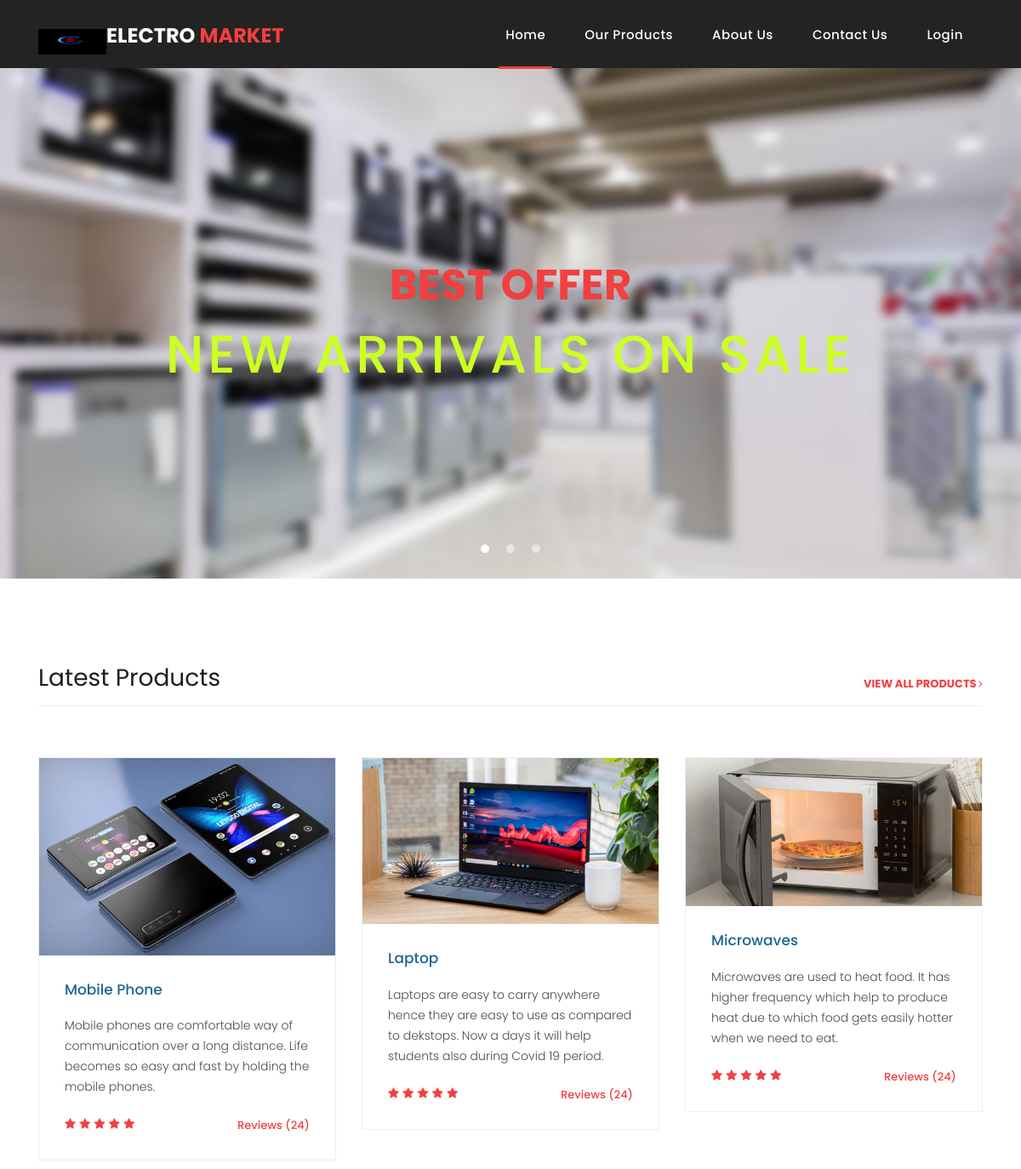
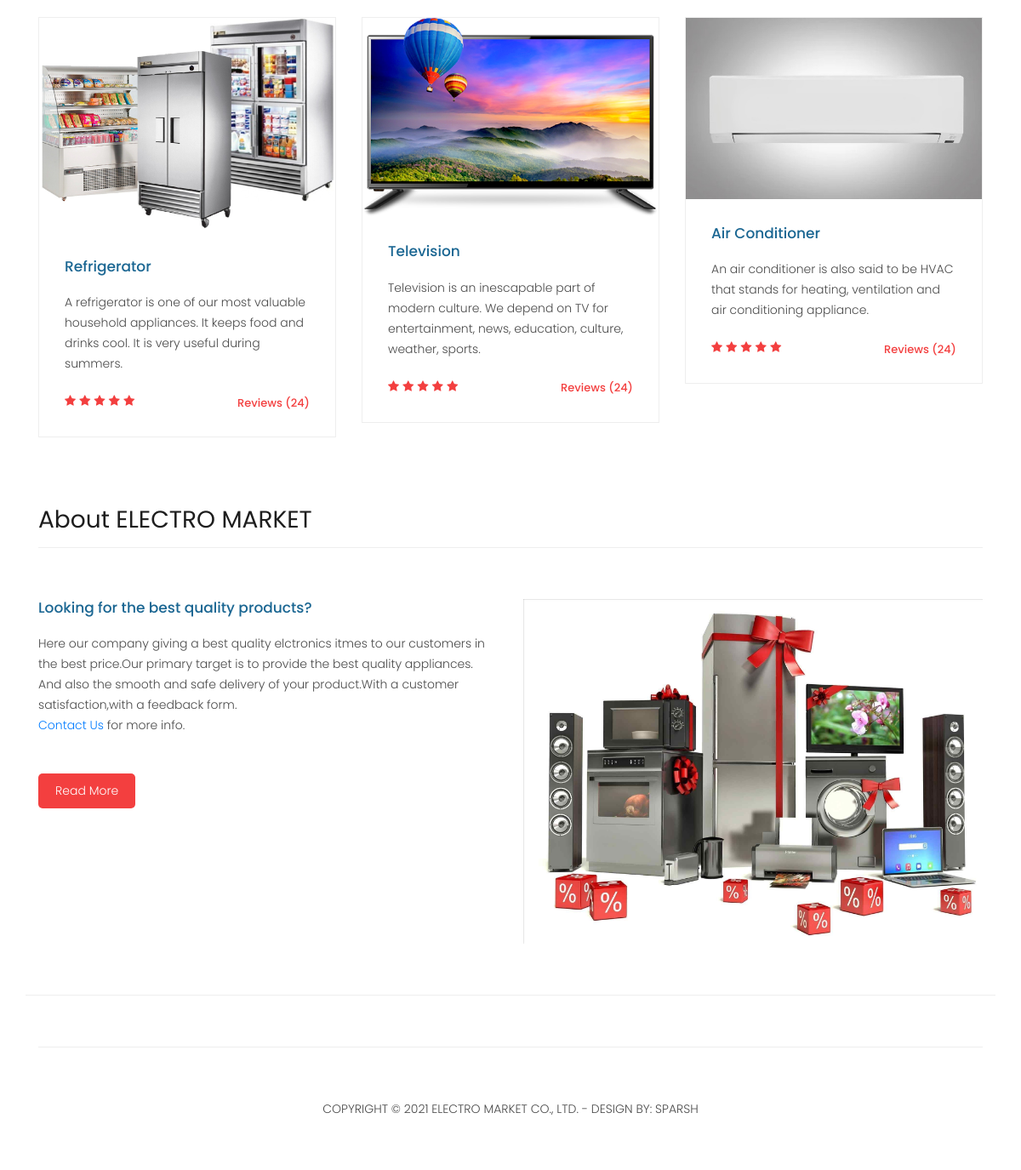
The page / on the database its author committed (2 pictures, top to bottom).
### tables this page shows
CREATE TABLE `product_category` (
 `id` INT(11) NOT NULL,
 `status` INT(11) NOT NULL,
 `last_update` DATETIME NOT NULL,
 `name` VARCHAR(200) NOT NULL,
 `description` VARCHAR(500) NOT NULL,
 `image_url` VARCHAR(200) NOT NULL,
 `type` VARCHAR(60) NOT NULL,
 `update_by` INT(11) NOT NULL,
 `link_url` VARCHAR(100) NOT NULL
);

### index.php (the view, shortened to what this page needs)
<?php
require("db.php");
$sql_query = "select * from `product_category` where `status` = 1";
$prod_cat = array();
$cat_result = $conn->query($sql_query);
if($cat_result->num_rows > 0)
{
	while($row = $cat_result->fetch_assoc())
	{
		$prod_cat[$row['id']] = $row;
	}
}
?>
<!DOCTYPE html>
<html lang="en">
  <head>
    <link href="vendor/bootstrap/css/bootstrap.min.css" rel="stylesheet">
    <link rel="stylesheet" href="assets/css/fontawesome.css">
    <link rel="stylesheet" href="assets/css/templatemo-sixteen.css">
    <link rel="stylesheet" href="assets/css/owl.css">
  </head>
  <body>
    <header class="">
      <nav class="navbar navbar-expand-lg">
        <div class="container">
		<img src="logo.JPG" width="80" height="30">
          <a class="navbar-brand" href="index.php"><h2>ELECTRO <em>MARKET</em></h2></a>
          <div class="collapse navbar-collapse" id="navbarResponsive">
            <ul class="navbar-nav ml-auto">
              <li class="nav-item active">
                <a class="nav-link" href="index.php">Home
                </a>
              </li>
              <li class="nav-item">
                <a class="nav-link" href="products.php">Our Products</a>
              </li>
              <li class="nav-item">
                <a class="nav-link" href="about.php">About Us</a>
              </li>
              <li class="nav-item">
                <a class="nav-link" href="contact.php">Contact Us</a>
              </li>
			   <li class="nav-item">
                <a class="nav-link" href="Login_form\user_login.php">login</a>
              </li>
            </ul>
          </div>
        </div>
      </nav>
    </header>
    <div class="banner header-text">
      <div class="owl-banner owl-carousel">
        <div class="banner-item-01">
          <div class="text-content">
            <h4>Best Offer</h4>
            <h2>New Arrivals On Sale</h2>
          </div>
        </div>
      </div>
    </div>
    <div class="latest-products">
      <div class="container">
        <div class="row">
          <div class="col-md-12">
            <div class="section-heading">
              <h2>Latest Products</h2>
              <a href="products.php">view all products <i class="fa fa-angle-right"></i></a>
            </div>
          </div>
		  <?php
		   if(count($prod_cat) > 0 ) {
			   foreach($prod_cat as $id => $arr){
		  ?>
		  <div class="col-md-4">
            <div class="product-item">
              <a href="<?=$arr['link_url'];?>"><img src="<?=$arr['image_url'];?>" alt=""></a>
              <div class="down-content">
                <a href="<?=$arr['link_url'];?>"><h4><?=$arr['name'];?></h4></a>
				<p><?=$arr['description'];?></p>
                <ul class="stars">
                  <li><i class="fa fa-star"></i></li>
                  <li><i class="fa fa-star"></i></li>
                  <li><i class="fa fa-star"></i></li>
                  <li><i class="fa fa-star"></i></li>
                  <li><i class="fa fa-star"></i></li>
                </ul>
                <span>Reviews (24)</span>
              </div>
            </div>
          </div>
		   <?php } } ?>
        </div>
      </div>
    </div>
    <div class="best-features">
      <div class="container">
        <div class="row">
          <div class="col-md-12">
            <div class="section-heading">
              <h2>About ELECTRO MARKET</h2>
            </div>
          </div>
          <div class="col-md-6">
            <div class="left-content">
              <h4>Looking for the best quality products?</h4>
              <p> Here our company giving a best quality elctronics itmes to our customers in the best price.Our primary target is to provide the best quality appliances. And also the smooth and safe delivery of your product.With a customer satisfaction,with a feedback form.<br><a href="contact.php">Contact Us</a> for more info.</p>
              <a href="about.php" class="filled-button">Read More</a>
            </div>
          </div>
          <div class="col-md-6">
            <div class="right-image">
              <img src="assets/images/feature-image.jpg" alt="">
            </div>
          </div>
        </div>
      </div>
    </div>
    <footer>
      <div class="container">
        <div class="row">
          <div class="col-md-12">
            <div class="inner-content">
              <p>Copyright &copy; 2021 Electro Market Co., Ltd.
            - Design by: Sparsh</p>
            </div>
          </div>
        </div>
      </div>
    </footer>
  </body>
</html>

### assets/css/templatemo-sixteen.css (style rules this page uses)
body { font-family: 'Poppins', sans-serif; overflow-x: hidden; text-rendering: optimizeLegibility; -webkit-font-smoothing: antialiased; -moz-osx-font-smoothing: grayscale; }
p { margin-bottom: 0px; font-size: 14px; font-weight: 300; color: #4a4a4a; line-height: 24px; }
a { text-decoration: none!important; }
ul { padding: 0; margin: 0; list-style: none; }
h1,h2,h3,h4,h5,h6 { margin: 0px; }
a.filled-button { background-color: #f33f3f; color: #fff; font-size: 14px; text-transform: capitalize; font-weight: 300; padding: 10px 20px; border-radius: 5px; display: inline-block; transition: all 0.3s; }
.section-heading { text-align: left; margin-bottom: 60px; border-bottom: 1px solid #eee; }
.section-heading h2 { font-size: 28px; font-weight: 400; color: #1e1e1e; margin-bottom: 15px; }
header { position: absolute; z-index: 99999; width: 100%; height: 80px; background-color: #232323; -webkit-transition: all 0.3s ease-in-out 0s; -moz-transition: all 0.3s ease-in-out 0s; -o-transition: all 0.3s ease-in-out 0s; transition: all 0.3s ease-in-out 0s; }
header .navbar { padding: 17px 0px; }
.navbar .navbar-brand { float: left; margin-top: -12px; outline: none; }
.navbar .navbar-brand h2 { color: #fff; text-transform: uppercase; font-size: 24px; font-weight: 700; -webkit-transition: all .3s ease 0s; -moz-transition: all .3s ease 0s; -o-transition: all .3s ease 0s; transition: all .3s ease 0s; }
.navbar .navbar-brand h2 em { font-style: normal; color: #f33f3f; }
#navbarResponsive { z-index: 999; }
.navbar-collapse { text-align: center; }
.navbar .navbar-nav .nav-item { margin: 0px 15px; }
.navbar .navbar-nav a.nav-link { text-transform: capitalize; font-size: 15px; font-weight: 500; letter-spacing: 0.5px; color: #fff; transition: all 0.5s; margin-top: 5px; }
.navbar .navbar-nav .nav-link:hover, .navbar .navbar-nav .active>.nav-link, .navbar .navbar-nav .nav-link.active, .navbar .navbar-nav .nav-link.show, .navbar .navbar-nav .show>.nav-link { color: #fff; padding-bottom: 25px; border-bottom: 3px solid #f33f3f; }
.banner { position: relative; text-align: center; padding-top: 80px; }
.banner-item-01 { padding: 300px 0px; background-image: url(../images/slide_01.jpg); background-size: cover; background-repeat: no-repeat; background-position: center center; }
.banner .text-content { position: absolute; top: 50%; transform: translateY(-50%); text-align: center; width: 100%; }
.banner .text-content h4 { color: #f33f3f; font-size: 50px; text-transform: uppercase; font-weight: 700; margin-bottom: 15px; }
.banner .text-content h2 { color: #cf2; font-size: 62px; text-transform: uppercase; letter-spacing: 5px; }
.latest-products { margin-top: 100px; }
.latest-products .section-heading a { float: right; margin-top: -35px; text-transform: uppercase; font-size: 13px; font-weight: 700; color: #f33f3f; }
.product-item { border: 1px solid #eee; margin-bottom: 30px; }
.product-item .down-content { padding: 30px; position: relative; }
.product-item img { width: 100%; overflow: hidden; }
.product-item .down-content h4 { font-size: 17px; color: #1a6692; margin-bottom: 20px; }
.product-item .down-content p { margin-bottom: 20px; }
.product-item .down-content ul li { display: inline-block; }
.product-item .down-content ul li i { color: #f33f3f; font-size: 14px; }
.product-item .down-content span { position: absolute; right: 30px; bottom: 30px; font-size: 13px; color: #f33f3f; font-weight: 500; }
.best-features { margin-top: 50px; }
.best-features .container .row { border-bottom: 1px solid #eee; padding-bottom: 60px; }
.best-features img { width: 100%; overflow: hidden; }
.best-features h4 { font-size: 17px; color: #1a6692; margin-bottom: 20px; }
.best-features p { margin-bottom: 25px; }
.best-features .filled-button { margin-top: 20px; }
footer { text-align: center; }
footer .inner-content { border-top: 1px solid #eee; margin-top: 60px; padding: 60px 0px; }
footer .inner-content p { text-transform: uppercase; }

### rows shown on the page
product_category: shows a picture, name "Mobile Phone", description "Mobile phones are comfortable way of communication over a long distance. Life becomes so easy and fast by holding the mobile phones."
product_category: shows a picture, name "Laptop", description "Laptops are easy to carry anywhere hence they are easy to use as compared to dekstops. Now a days it will help students also during Covid 19 period."
product_category: shows a picture, name "Microwaves", description "Microwaves are used to heat food. It has higher frequency which help to produce heat due to which food gets easily hotter when we need to eat."
product_category: shows a picture, name "Refrigerator", description "A refrigerator is one of our most valuable household appliances. It keeps food and drinks cool. It is very useful during summers."
product_category: shows a picture, name "Television", description "Television is an inescapable part of modern culture. We depend on TV for entertainment, news, education, culture, weather, sports."
product_category: shows a picture, name "Air Conditioner", description "An air conditioner is also said to be HVAC that stands for heating, ventilation and air conditioning appliance."
